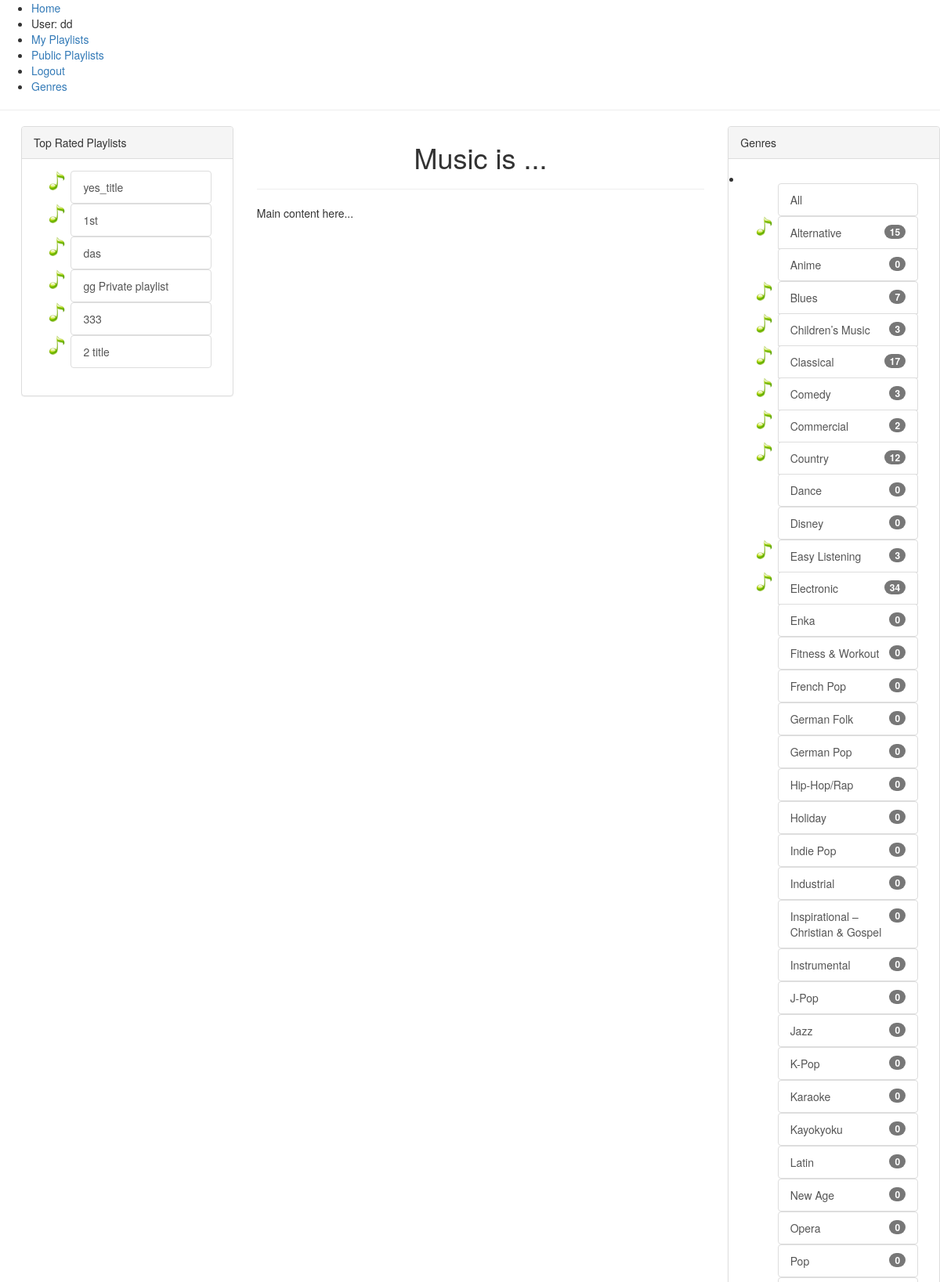
The page / (signed in, upper part) on the database its author committed.
### tables this page shows
CREATE TABLE `playlists` (
  `id` int(11) NOT NULL AUTO_INCREMENT,
  `user_id` int(11) NOT NULL,
  `title` varchar(45) NOT NULL,
  `date_created` datetime NOT NULL,
  `likes` int(11) NOT NULL DEFAULT '0',
  `dislikes` int(11) NOT NULL DEFAULT '0',
  `songs_count` int(11) NOT NULL DEFAULT '0',
  `description` varchar(200) DEFAULT NULL,
  `is_private` bit(1) NOT NULL,
  PRIMARY KEY (`id`),
  KEY `FK_playlist_users_idx` (`user_id`),
  CONSTRAINT `FK_playlist_users` FOREIGN KEY (`user_id`) REFERENCES `users` (`id`) ON DELETE NO ACTION ON UPDATE NO ACTION
);

CREATE TABLE `genres` (
  `id` int(11) NOT NULL AUTO_INCREMENT,
  `name` varchar(45) NOT NULL,
  PRIMARY KEY (`id`),
  UNIQUE KEY `name_UNIQUE` (`name`)
);

### views/home/index.php (called while the page is built)
<?php
include DX_ROOT_DIR.'views/layouts/default/default.php';

### models/baseModel.php (called while the page is built, shortened)
<?php
class BaseModel
{
    public function __construct($args = array())
    {
        $args = array_merge(array(
            'where' => '',
            'columns' => '*',
            'limit' => 0
        ), $args);
        $db = \Lib\Database::get_instance();
        $this->dbConnection = $db::get_db();
    }
}

### lib/database.php (called while the page is built, shortened)
<?php
class Database {
    private static $db = null;
    private function __construct() {
        $host = DB_HOST;
        $username = DB_USERNAME;
        $password = DB_PASSWORD;
        $database = DB_NAME;
        $db = new \mysqli( $host, $username, $password, $database );
        $db->set_charset("utf8");
        self::$db = $db;
    }
    public static function get_instance() {
        static $instance = null;
        if( null === $instance ) {
            $instance = new static();
        }
        return $instance;
    }
    public static function get_db() {
        return self::$db;
    }
}

### models/ranksModel.php (called while the page is built, shortened)
<?php
include_once 'baseModel.php';
class RanksModel extends BaseModel
{
    public function __construct($args = array())
    {
        $args['table'] = 'users_playlist_ranks';
    }
    public function highRatedPlaylists($first_number = 10)
    {
        $statement = $this->dbConnection->prepare(
            "SELECT
                p.title as title,
                p.id AS playlist_id,
                likes_info.likes_sum AS likes_sum,
                likes_info.dislikes_sum AS dislikes_sum
            FROM playlists p
            JOIN (SELECT
                        playlist_id as pid,
                        SUM(is_like) as likes_sum,
                        SUM(is_dislike) as dislikes_sum
                    FROM php_framework.users_playlist_ranks
                    GROUP BY playlist_id
                    ) likes_info
            ON  likes_info.pid = p.id
            ORDER BY likes_info.likes_sum DESC, likes_info.dislikes_sum ASC
            LIMIT 0, ?");
        $statement->bind_param('i', $first_number);
        $statement->execute();
        $result_set = $statement->get_result();
        $results = array();
        if (!empty($result_set) && $result_set->num_rows > 0) {
            while ($row = $result_set->fetch_assoc()) {
                $results[] = $row;
            }
        }
        return $results;
    }
}

### models/genresModel.php (called while the page is built, shortened)
<?php
include_once 'baseModel.php';
class GenresModel extends BaseModel
{
    public function __construct($args = array())
    {
        $args['table'] = 'genres';
    }
    public function getGenres()
    {
        $statement = $this->dbConnection->prepare("SELECT g.id, g.name, (SELECT COUNT(*) FROM genres_types where genres_types.genre_id=g.id) as genre_types_count FROM genres g");
        $statement->execute();
        $result_set = $statement->get_result();
        $results = array();
        if (!empty($result_set) && $result_set->num_rows > 0) {
            while ($row = $result_set->fetch_assoc()) {
                $results[] = $row;
            }
        }
        return $results;
    }
}

### views/genres/index.php (the view, shortened to what this page needs)
<div class="panel panel-default" id="genres-panel">
    <div class="panel-heading">Genres</div>
    <div class="panel-body">
        <ul class="list-group" id="genres-list">
            <li class="row">
                <div class="col-md-1"></div>
                <div class="col-md-10"><a href="" class="list-group-item">All</a></div>
            </li>
            <?php foreach ($this->genres as $genre) { ?>
                <li class="genre_li row">
                    <div class="li-bullet col-md-1 collapsed">
                        <?php if (count($genre['genres_types']) > 0) { ?>
                            <a class="collapseSymbol" data-toggle="collapse"
                               data-target=<?php echo '#collapse' . $genre['id']; ?>>
                                <img id="noteBulletId"
                                     src=<?php echo DX_ROOT_URL . 'content/images/genres/notebullet.png' ?>></a>
                        <?php } ?>
                    </div>
                    <div class="col-md-10">
                        <a href="" class="list-group-item the_genre">
                            <span class="badge"><?php echo $genre['genre_types_count']; ?></span>
                            <?php echo $genre['name'] ?>
                        </a>
                        <?php if (count($genre['genres_types']) > 0) { ?>
                            <div id=<?php echo 'panel' . $genre['id']; ?>>
                        <?php } ?>
                    </div>
                </li>
            <?php } ?>
    </div>
</div>
</div>

### views/ranks/top-rated.php (shortened to what this page needs)
<div class="panel panel-default" id="genres-panel">
    <div class="panel-heading">Top Rated Playlists</div>
    <div class="panel-body">
        <ul class="list-group" id="top-rated-list">
            <?php foreach ($this->data['top-playlists'] as $playlist) { ?>
                <li class="genre_li row">
                    <div class="li-bullet col-md-1 collapsed">
                        <a class="collapseSymbol" data-toggle="collapse"
                           data-target=<?php echo '#collapse' . $playlist['playlist_id']; ?>>
                            <img id="noteBulletId" src=<?php echo DX_ROOT_URL . 'content/images/genres/notebullet.png' ?>>
                        </a>
                    </div>
                    <div class="col-md-10">
                        <a href=<?php echo DX_ROOT_URL . 'songs/index/' . $playlist['playlist_id']; ?> class="list-group-item
                           the_genre">
                        <?php echo htmlspecialchars($playlist['title']); ?>
                        </a>
                    </div>
                </li>
            <?php } ?>
    </div>
</div>

### styles/styles.css (style rules this page uses)
.row { margin-left: 1%; }
#genres-panel { width: 100%; display: inline-block; }
#noteBulletId { display: inline; width: 25px; }
.genre_li { display: block; }

### rows shown on the page
playlists: title "yes_title"
playlists: title "1st"
playlists: title "das"
playlists: title "gg Private playlist"
playlists: title "333"
playlists: title "2 title"
genres: genre_types_count "15", name "Alternative"
genres: genre_types_count "0", name "Anime"
genres: genre_types_count "7", name "Blues"
genres: genre_types_count "3", name "Children’s Music"
genres: genre_types_count "17", name "Classical"
genres: genre_types_count "3", name "Comedy"
genres: genre_types_count "2", name "Commercial"
genres: genre_types_count "12", name "Country"
genres: genre_types_count "0", name "Dance"
genres: genre_types_count "0", name "Disney"
genres: genre_types_count "3", name "Easy Listening"
genres: genre_types_count "34", name "Electronic"
genres: genre_types_count "0", name "Enka"
genres: genre_types_count "0", name "Fitness & Workout"
genres: genre_types_count "0", name "French Pop"
genres: genre_types_count "0", name "German Folk"
genres: genre_types_count "0", name "German Pop"
genres: genre_types_count "0", name "Hip-Hop/Rap"
genres: genre_types_count "0", name "Holiday"
genres: genre_types_count "0", name "Indie Pop"
genres: genre_types_count "0", name "Industrial"
genres: genre_types_count "0", name "Inspirational – Christian & Gospel"
genres: genre_types_count "0", name "Instrumental"
genres: genre_types_count "0", name "J-Pop"
genres: genre_types_count "0", name "Jazz"
genres: genre_types_count "0", name "K-Pop"
genres: genre_types_count "0", name "Karaoke"
genres: genre_types_count "0", name "Kayokyoku"
genres: genre_types_count "0", name "Latin"
genres: genre_types_count "0", name "New Age"
genres: genre_types_count "0", name "Opera"
genres: genre_types_count "0", name "Pop"

### other values the page prints
$_SESSION['username'] "dd"
